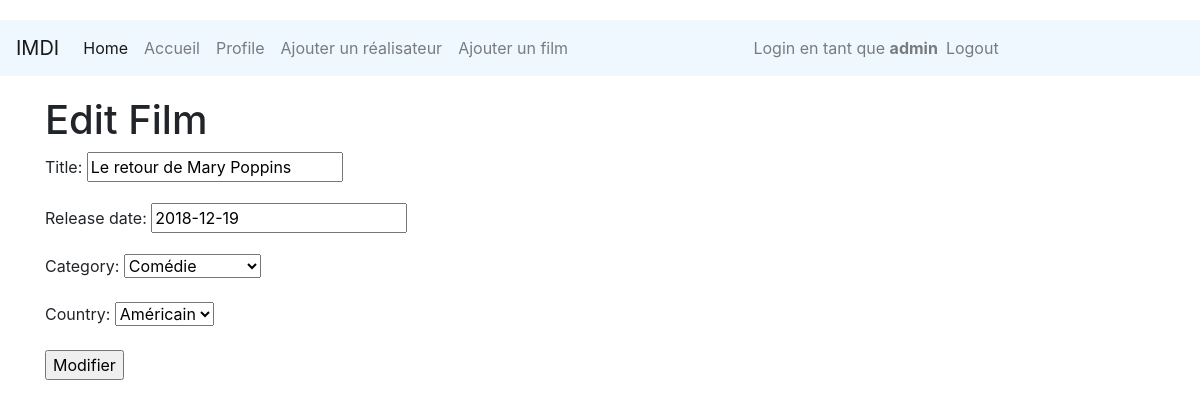
Page /film_app/editFilm/2 (signed in) on the committed database.
### film_app/models.py (models this page shows, shortened)
class Film(models.Model):
    title = models.CharField(max_length=100)
    release_date = models.DateField(default=datetime.now)
    category = models.ForeignKey(Category, on_delete=models.CASCADE)
    country = models.ForeignKey(Country, on_delete=models.CASCADE)

### film_app/views.py (the view)
# urls.py: path('editFilm/<int:film_id>', views.editFilm, name='editFilm'),
def editFilm(request, film_id):
    film = Film.objects.get(id=film_id)
    if request.method == 'POST':
        film.title = request.POST.get('title')
        film.release_date = request.POST.get('release_date')
        categoryId = request.POST.get('category')
        countryId = request.POST.get('country')
        film.category = Category.objects.get(id=categoryId)
        film.country = Country.objects.get(id=countryId)
        film.save()
        response = "Film modifié"
        return redirect('/film_app/homepage/')
    else:
        response = "Veuillez modifier le film"
    film_data = {
        'title': film.title,
        'release_date': film.release_date,
        'category': film.category,
        'country' : film.country
    }
    edit_film_form = EditFilmForm(initial=film_data)
    return render(request, 'film/editFilm.html', context={'edit_film_form': edit_film_form})

### film_app/forms.py
class EditFilmForm(forms.ModelForm):
    class Meta:
        model = Film
        fields = '__all__'

### film_app/models.py (called while the page is built)
    def __str__(self):
        return self.name

    def __str__(self):
        return self.name

### film_app/templates/film/editFilm.html (shortened to what this page needs)
<!DOCTYPE html>
<html>
<head>
  {% include "partials/head.html" with title="Edit Film" %}
</head>
<body>
{% include "partials/navbar_homepage.html" %}
<div class="container">
  <h1>Edit Film</h1>
  <form action="" method="POST">
    {{ edit_film_form.as_p }}
    <input type="submit" name="submit" value="Modifier">
  </form>
</div>
</body>
</html>

### film_app/templates/partials/navbar_homepage.html (shortened to what this page needs)
<nav class="navbar navbar-expand-lg navbar-light ">
  <a class="navbar-brand" href="#">IMDI</a>
  <div class="collapse navbar-collapse" id="navbarSupportedContent">
    <ul class="navbar-nav mr-auto">
    {% if request.user.is_authenticated %}
      <li class="nav-item active">
        <a class="nav-link" href="{% url 'film_app:homepage' %}">Home <span class="sr-only">(current)</span></a>
      </li>
      <li class="nav-item">
        <a class="nav-link" href="{% url 'film_app:index'%}">Accueil</a>
      </li>
      <li class="nav-item">
        <a class="nav-link" href="{% url 'account_app:profile' user.id%}">Profile</a>
      </li>
        {% if request.user.is_superuser %}
            <li class="nav-item">
                <a class="nav-link" href="{% url 'film_app:addProducer' %}">Ajouter un réalisateur</a>
            </li>
            <li class="nav-item">
                <a class="nav-link" href="{% url 'film_app:addFilm' %}">Ajouter un film</a>
            </li>
        {% endif %}
    </ul>
    <ul class="navbar-nav mr-auto navbar-right ">
      <li class="nav-item">
          <span class="navbar-text">
                Login en tant que <strong>{{ request.user.username }}</strong>
          </span>
      </li>
       <li class="nav-item">
         <a class="nav-link" href="{% url 'account_app:logout' %}">Logout</a>
      </li>
    </ul>
    {% endif %}
  </div>
</nav>

### film_app/static/css/style.css (style rules this page uses)
body { padding-top: 20px; padding-bottom: 20px; }
.navbar { margin-bottom: 20px; background-color: aliceblue; }

### rows in the picture
Film: title "Le retour de Mary Poppins", release_date "2018-12-19", category "Comédie", country "Américain"

### other values in the picture
{{ request.user.username }} "admin"
